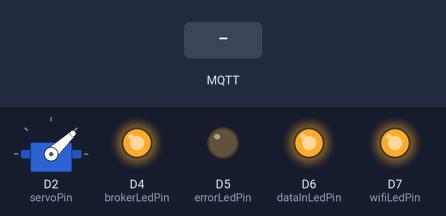
This sketch was run on a simulated Arduino MKR. On the bench: servo, output pins drawn as LEDs (lit = HIGH). The test bench sets the inputs (shaded band). WiFi joins after 1.5 s; servers stay silent unless stated; no MQTT or app messages arrive unless stated; not simulated (calls return 0 or success): secrets.h; what the sketch prints to the serial monitor is not drawn.

Above: at 4.8 s.
4.9 s: MQTT message "90" arrives on the first subscribed topic
At 6.5 s:
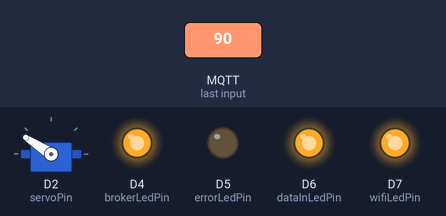
At 17.3 s:
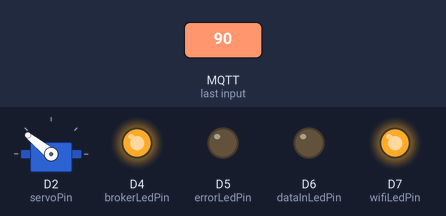
Timing chart, 0 to 18.4 s (numbered marks = the images above; inputs shaded):
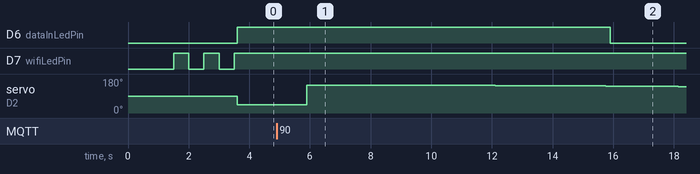

Measured:
- after the input at 4.9 s, D6 (dataInLedPin): HIGH → LOW after 11.0 s instead of 5.1 s; servo on D2 (servoPin): 43° → 147° after 1.0 s, → 146° 5.0 s later, → 145° 1.2 s later, → 144° 1.2 s later, … (8 changes in this stretch)

The sketch:

servo.ino
```cpp
/**************************************************************************
  Pet picture frames
  Uses Tom Igoe's MqttClientButtonLed: https://github.com/tigoe/mqtt-examples/blob/main/MqttClientButtonLed/MqttClientButtonLed.ino
  DIY Electronics Projects'Arduino with PIR Motion Sensor: https://create.arduino.cc/projecthub/biharilifehacker/arduino-with-pir-motion-sensor-fd540a
  Arduino Servo example Knob: http://www.arduino.cc/en/Tutorial/Knob
  Arduino Debounce example: https://www.arduino.cc/en/Tutorial/BuiltInExamples/Debounce
  created 19 April 2022
  modified 5 May 2022
  by I-Jon Hsieh
 **************************************************************************/
#include <WiFiNINA.h>
#include <ArduinoMqttClient.h>
#include "secrets.h"

#include <Servo.h>

//initialize wifi connection:
WiFiClient wifi;
MqttClient mqttClient(wifi);

//detials for MQTT client:
char broker[] = "public.cloud.shiftr.io";
int port = 1883;
char topic[] = "doggolinko";
char clientID[] = "servoClient";


const int servoPin = 2;

const int wifiLedPin = 7;           // wifi connected led indicator
const int brokerLedPin = 4;           // mqtt broker connected led indicator
const int errorLedPin = 5;
const int dataInLedPin = 6;

Servo myservo;
float servoAngle = 43;
const int closeAngle = 43;
const int openAngle = 147;      //should be 90 degree. However,each servo might be different
float closingSpeed = 0.001;      //the decreasing angle of each loop


unsigned long lastTimer;    //the previous time sumState was HIGH
unsigned long waitingTime = 5000;  //stay open for certain milliseconds

int sumState;

int randomNum = 10;
unsigned long lastMillis = 0;


void setup() {
  pinMode(wifiLedPin, OUTPUT);
  pinMode(brokerLedPin, OUTPUT);
  pinMode(errorLedPin, OUTPUT);
  pinMode(dataInLedPin, OUTPUT);
  myservo.attach(servoPin);

  digitalWrite(wifiLedPin, LOW);
  digitalWrite(brokerLedPin, LOW);
  digitalWrite(errorLedPin, LOW);
  digitalWrite(dataInLedPin, LOW);

  Serial.begin(9600);                 // initialize serial


  mqttClient.setId(clientID);
  mqttClient.setUsernamePassword(SECRET_MQTT_USER, SECRET_MQTT_PASS);


  connectToBroker();

  while (!connectToBroker()){
    Serial.println("Attempting to connect to broker");
    delay(1000);
  }

  Serial.println("Connected to broker");
  digitalWrite(brokerLedPin, HIGH);
}


void loop() {
  //MQTT connection:

  if (!mqttClient.connected()){       //if not connectd to the broker, try to connect
    Serial.println("reconnecting");
    connectToBroker();
  }

  if (mqttClient.parseMessage() > 0){
    Serial.print("Got a message on topic: ");
    Serial.println(mqttClient.messageTopic());

    while (mqttClient.available()){
      int message = mqttClient.parseInt();
      Serial.println(message);

      if (message > 0){
        lastMillis = millis();
        if(message > randomNum){
          sumState = HIGH;
        }
      }
    }
  }

  if (millis() - lastMillis > 10000) { //Didn't receive any message within 10 sec
    digitalWrite(dataInLedPin, LOW);
  } else {
    digitalWrite(dataInLedPin, HIGH);
  }


  if (sumState == HIGH) {
    Serial.println("OPEN!!!");
    lastTimer = millis();
    servoAngle = openAngle;
  }

  if ((millis() - lastTimer) > waitingTime) {
    if (servoAngle > closeAngle) {
      servoAngle -= closingSpeed;
    } else {
      servoAngle = closeAngle;
    }
  }

  myservo.write(servoAngle);
  Serial.println(servoAngle);

  sumState = LOW;
}


//my functions---------------------------------------

boolean connectToBroker(){
  checkWifiConnection();

  //if MQtt client is not connected:
  if (!mqttClient.connect(broker, port)){
    Serial.print("MQTT connection failed. Error no: ");
    Serial.println(mqttClient.connectError());
    digitalWrite(brokerLedPin, LOW);

    return false;
  }

  //once you're connected, process...
  mqttClient.subscribe(topic);
  digitalWrite(brokerLedPin, HIGH);


  return true;
}

void checkWifiConnection(){
    while (WiFi.status() != WL_CONNECTED) {
    Serial.print("Attempting to connecting to ");
    Serial.println(SECRET_SSID);
    WiFi.begin(SECRET_SSID, SECRET_PASS);
    digitalWrite(wifiLedPin, HIGH);
    delay(500);
    digitalWrite(wifiLedPin, LOW);
    delay(500);
    digitalWrite(wifiLedPin, HIGH);
    delay(500);
    digitalWrite(wifiLedPin, LOW);
    delay(500);
  }

  Serial.print("Connected. My IP address: ");
  Serial.println(WiFi.localIP());
  digitalWrite(wifiLedPin, HIGH);
}
```
